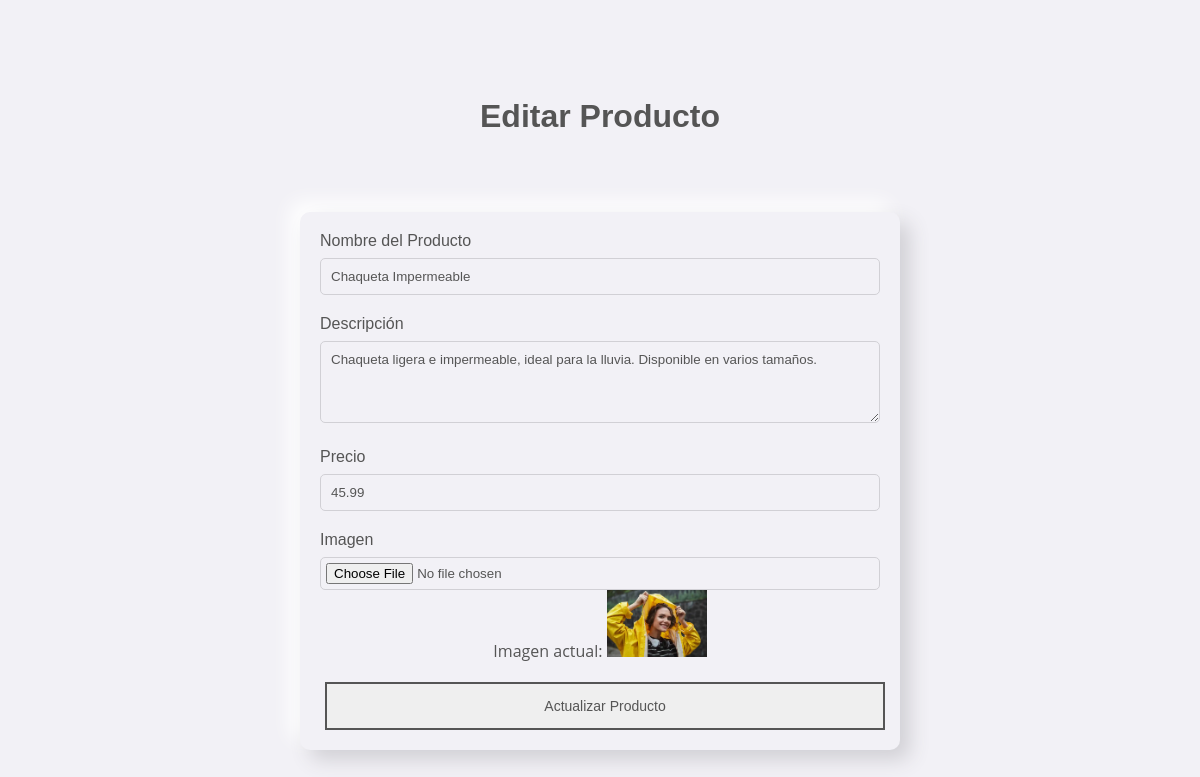
The app's page /edit_product.php?id=4 with its own data.
### tables this page shows
CREATE TABLE `productos` (
  `id` int(11) NOT NULL,
  `nombre` varchar(100) NOT NULL,
  `descripcion` text NOT NULL,
  `precio` decimal(10,2) NOT NULL,
  `imagen` varchar(255) NOT NULL
);

### edit_product.php (the view, shortened to what this page needs)
<?php
include('php/conexion.php');
if (isset($_GET['id'])) {
    $id = $_GET['id'];
    $sql = "SELECT * FROM productos WHERE id = $id";
    $result = mysqli_query($conexion, $sql);
    $producto = mysqli_fetch_assoc($result);
}
?>
<!DOCTYPE html>
<html lang="es">
<head>
    <link rel="stylesheet" href="css/style.css">
</head>
<body>
    <header class="header-product">
        <h1>Editar Producto</h1>
    </header>
    <div class="container">
        <?php if (isset($producto)): ?>
        <form action="edit_product.php?id=<?php echo $producto['id']; ?>" method="POST" enctype="multipart/form-data">
            <div class="form-group">
                <label for="nombre">Nombre del Producto</label>
                <input type="text" id="nombre" name="nombre" value="<?php echo $producto['nombre']; ?>" required>
            </div>
            <div class="form-group">
                <label for="descripcion">Descripción</label>
                <textarea id="descripcion" name="descripcion" rows="4" required><?php echo $producto['descripcion']; ?></textarea>
            </div>
            <div class="form-group">
                <label for="precio">Precio</label>
                <input type="number" id="precio" name="precio" value="<?php echo $producto['precio']; ?>" step="0.01" required>
            </div>
            <div class="form-group">
                <label for="imagen">Imagen</label>
                <input type="file" id="imagen" name="imagen" accept="image/*">
                <p>Imagen actual: <img src="images/<?php echo $producto['imagen']; ?>" alt="Imagen actual" width="100"></p>
            </div>
            <button type="submit" name="submit" class="btn-submit">Actualizar Producto</button>
        </form>
        <?php endif; ?>
    </div>
</body>
</html>

### css/style.css (style rules this page uses)
:root { --background-color: #f2f1f6; --text-color: #555; --shadow-dark: #d1d0d5; --shadow-light: #ffffff; --accent-red: #F44336; --accent-green: #4CAF50; --font-primary: 'Poppins', sans-serif; --font-secondary: 'Open Sans', sans-serif; }
* { margin: 0; padding: 0; box-sizing: border-box; }
body { background-color: var(--background-color); font-family: var(--font-secondary); color: var(--text-color); margin: 0; padding: 20px; }
h1 { color: var(--text-color); font-family: var(--font-primary); font-size: 2rem; text-align: center; margin: 10px 5px; }
p { color: var(--text-color); font-family: var(--font-secondary); font-size: 1rem; text-align: center; }
.header-product { height: 24vh; text-align: center; display: flex; flex-direction: column; justify-content: center; align-items: center; }
.container { width: 80%; max-width: 600px; margin: 0 auto; padding: 20px; background-color: var(--background-color); border-radius: 10px; box-shadow: 10px 10px 20px var(--shadow-dark), -10px -10px 20px var(--shadow-light); }
.form-group { margin-bottom: 20px; }
.form-group label { font-family: var(--font-primary); color: var(--text-color); display: block; margin-bottom: 8px; }
.form-group input, .form-group textarea { width: 100%; padding: 10px; border-radius: 5px; border: 1px solid var(--shadow-dark); background-color: var(--background-color); color: var(--text-color); }
.form-group textarea { resize: vertical; font-family: var(--font-primary); }
.form-group input[type="file"] { padding: 5px; }
button.btn-submit { font-family: var(--font-primary); font-size: 14px; padding: 14px; margin: 0 5px; width: 100%; background-color: none; border: 2px solid var(--text-color); cursor: pointer; color: var(--text-color); transition: background 0.3s, color 0.3s; }

### records on screen
productos: nombre "Chaqueta Impermeable", descripcion "Chaqueta ligera e impermeable, ideal para la lluvia. Disponible en varios tamaños.", precio "45.99", imagen (picture)
